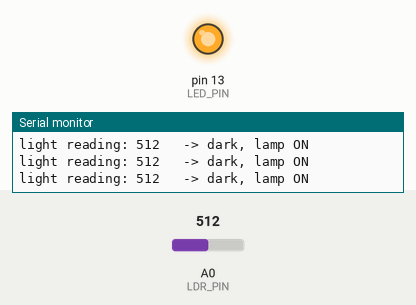
A sketch run on a simulated Arduino Nano, built with avr-gcc and run on an emulated ATmega328P. Shown: output pins drawn as LEDs (lit = HIGH), the last lines printed to the serial monitor. The test bench sets the inputs (shaded band); at power-on: A0 (LDR_PIN) = 512.

Above: at 1.2 s.
1.3 s: A0 (LDR_PIN) set to 493
At 2.7 s:
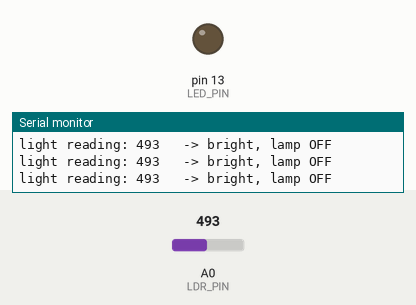
3.0 s: A0 (LDR_PIN) set to 510
At 3.9 s:
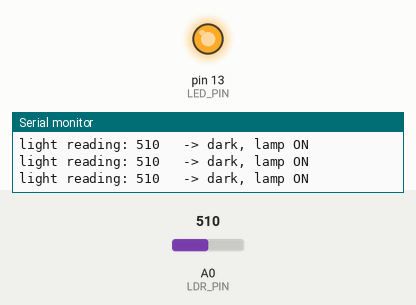
4.5 s: A0 (LDR_PIN) set to 490
At 5.2 s:
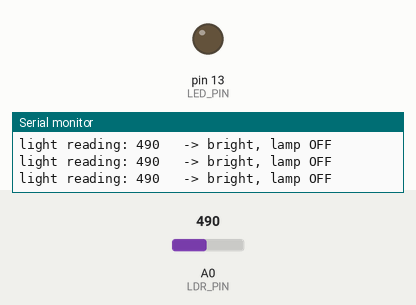
Timing chart, 0 to 7.5 s (numbered marks = the images above; inputs shaded):
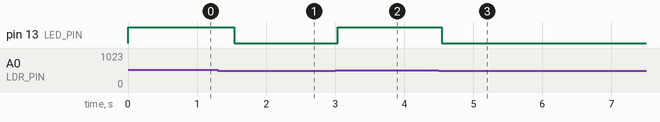

Measured:
- the behaviour switches between 501 and 500 on A0 (LDR_PIN) (found by bisection; images 0 and 1)
- after the input at 1.3 s, pin 13 (LED_PIN): HIGH → LOW after 0.24 s
- after the input at 3.0 s, pin 13 (LED_PIN): LOW → HIGH at once
- after the input at 4.5 s, pin 13 (LED_PIN): HIGH → LOW at once

The sketch:

p04_night_light.ino
```cpp
// Project 4: Night light
// The light sensor module (LDR) is on A0. When the room gets dark, the lamp turns on.
//
// Step 1: upload, open the Serial Monitor and cover the sensor with your hand.
// Does the number go UP or DOWN? Set DARK_GOES_UP below to match (true or false).
// Step 2: read the number in a bright room and a dark room, then set THRESHOLD between them.
//
// LED_BUILTIN is the light on the Nano. For a real LED with a 220 ohm resistor,
// plug it into D4 and change LED_PIN to 4.

const int LDR_PIN = A0;
const int LED_PIN = LED_BUILTIN;
const int THRESHOLD = 500;
const bool DARK_GOES_UP = true;

void setup() {
  pinMode(LED_PIN, OUTPUT);
  Serial.begin(9600);
  Serial.println("Night light ready. Cover the sensor and watch the number.");
}

void loop() {
  int light = analogRead(LDR_PIN);
  bool dark = DARK_GOES_UP ? (light > THRESHOLD) : (light < THRESHOLD);

  digitalWrite(LED_PIN, dark ? HIGH : LOW);

  Serial.print("light reading: ");
  Serial.print(light);
  Serial.println(dark ? "   -> dark, lamp ON" : "   -> bright, lamp OFF");
  delay(300);
}
```
